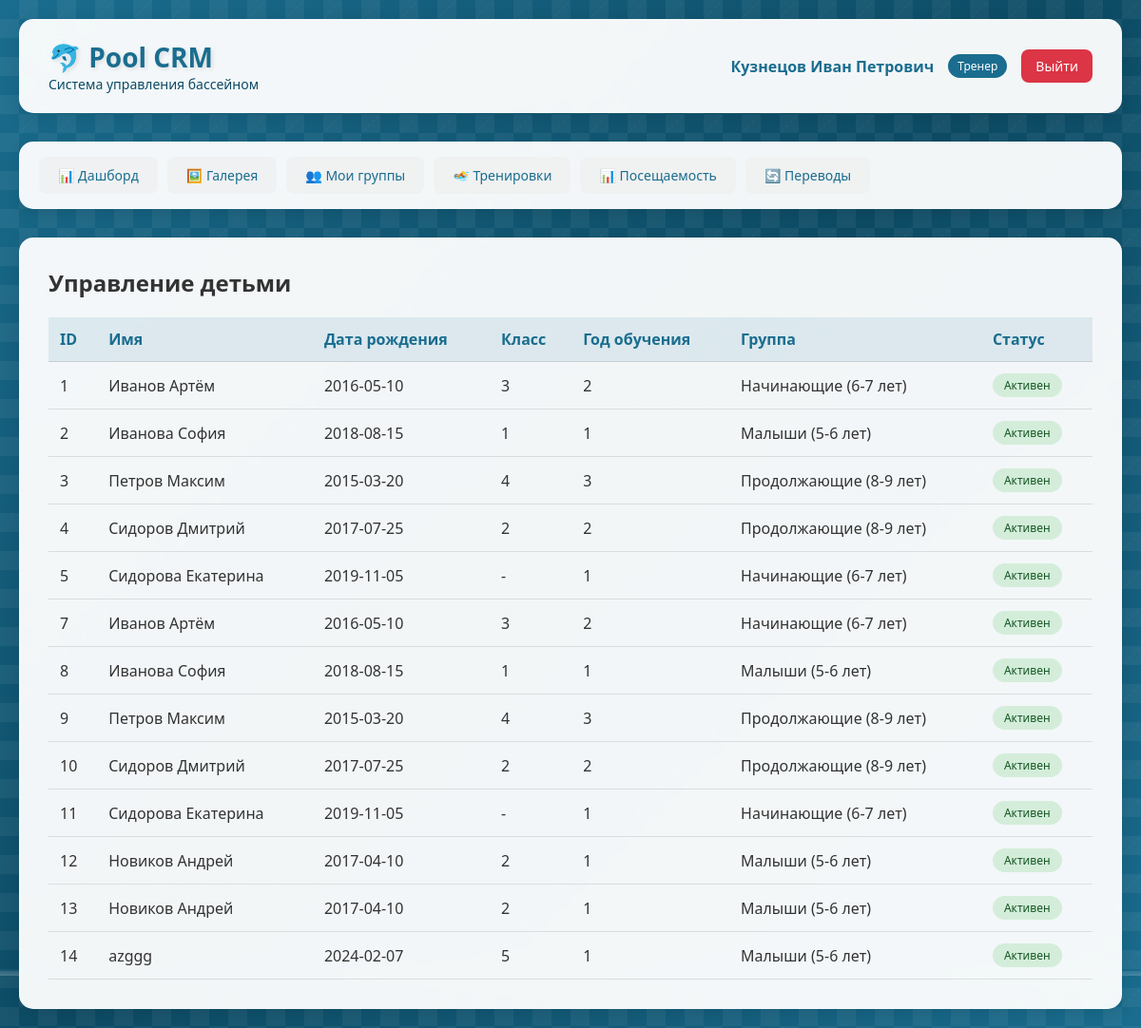
Page /children (signed in) on the committed database.
### database.py (models this page shows)
class CoachDB(Base):
    __tablename__ = "coaches"
    id = Column(Integer, primary_key=True, index=True)
    name = Column(String, nullable=False)
    email = Column(String, unique=True, nullable=False)
    phone = Column(String)
    password = Column(String, nullable=False)
    is_active = Column(Boolean, default=True)
    created_at = Column(String, default=lambda: datetime.now().strftime("%d.%m.%Y %H:%M"))
    groups = relationship("GroupDB", back_populates="coach")
    transfer_requests = relationship("TransferRequestDB", back_populates="coach")
    gallery_images = relationship("GalleryImageDB", back_populates="coach")

class ChildDB(Base):
    __tablename__ = "children"
    id = Column(Integer, primary_key=True, index=True)
    parent_id = Column(Integer, ForeignKey("parents.id"), nullable=False)
    name = Column(String, nullable=False)
    birthdate = Column(Date, nullable=False)
    class_num = Column(Integer)
    study_year = Column(Integer)
    medical_note = Column(String)
    medical_date = Column(Date)
    is_active = Column(Boolean, default=True)
    parent = relationship("ParentDB", back_populates="children")
    enrollments = relationship("EnrollmentDB", back_populates="child")
    attendances = relationship("AttendanceDB", back_populates="child")
    transfer_history = relationship("TransferHistoryDB", back_populates="child")
    transfer_requests = relationship("TransferRequestDB", back_populates="child")
    applications = relationship("ApplicationDB", back_populates="child")  # <-- ДОБАВИТЬ

class GroupDB(Base):
    __tablename__ = "groups"
    id = Column(Integer, primary_key=True, index=True)
    name = Column(String, nullable=False)
    level = Column(Integer, nullable=False)
    coach_id = Column(Integer, ForeignKey("coaches.id"))
    max_capacity = Column(Integer, default=12)
    age_tolerance = Column(Float, default=1.0)
    is_active = Column(Boolean, default=True)
    created_at = Column(String, default=lambda: datetime.now().strftime("%d.%m.%Y %H:%M"))
    coach = relationship("CoachDB", back_populates="groups")
    time_slots = relationship("TimeSlotDB", back_populates="group", cascade="all, delete-orphan")
    enrollments = relationship("EnrollmentDB", back_populates="group")
    trainings = relationship("TrainingDB", back_populates="group")
    applications = relationship("ApplicationDB", back_populates="group")
    transfer_history_from = relationship("TransferHistoryDB", foreign_keys="TransferHistoryDB.from_group_id", back_populates="from_group")
    transfer_history_to = relationship("TransferHistoryDB", foreign_keys="TransferHistoryDB.to_group_id", back_populates="to_group")
    transfer_requests_from = relationship("TransferRequestDB", foreign_keys="TransferRequestDB.from_group_id", back_populates="from_group")
    transfer_requests_to = relationship("TransferRequestDB", foreign_keys="TransferRequestDB.suggested_group_id", back_populates="suggested_group")

### main.py (the view)
@app.get("/children", response_class=HTMLResponse)
async def children_list(request: Request, db: Session = Depends(get_db)):
    user = get_current_user(request, db)
    if not user:
        return RedirectResponse(url="/login")
    query = db.query(ChildDB).filter(ChildDB.is_active == True)
    if user["role"] == "parent":
        query = query.filter(ChildDB.parent_id == user["id"])
    children = query.all()
    children_data = []
    for child in children:
        enrollment = db.query(EnrollmentDB).filter(EnrollmentDB.child_id == child.id, EnrollmentDB.status == EnrollmentStatus.ACTIVE).first()
        children_data.append({"id": child.id, "name": child.name, "birthdate": child.birthdate, "class_num": child.class_num, "study_year": child.study_year, "group_name": enrollment.group.name if enrollment else None, "is_active": child.is_active})
    return templates.TemplateResponse(name="children.html", request=request, context={"request": request, "user": user, "children": children_data})

### templates/children.html (shortened to what this page needs)
{% extends "base.html" %}
{% block content %}
<div class="action-bar">
    <h2>{% if user.role == 'parent' %}Мои дети{% else %}Управление детьми{% endif %}</h2>
</div>
<table class="data-table">
    <thead>
        <tr>
            <th>ID</th>
            <th>Имя</th>
            <th>Дата рождения</th>
            <th>Класс</th>
            <th>Год обучения</th>
            <th>Группа</th>
            <th>Статус</th>
        </tr>
    </thead>
    <tbody>
        {% for child in children %}
        <tr>
            <td>{{ child.id }}</td>
            <td>{{ child.name }}</td>
            <td>{{ child.birthdate }}</td>
            <td>{{ child.class_num or '-' }}</td>
            <td>{{ child.study_year or '-' }}</td>
            <td>{{ child.group_name or 'Не назначен' }}</td>
            <td>
                <span class="status-badge {% if child.is_active %}status-active{% else %}status-completed{% endif %}">
                    {% if child.is_active %}Активен{% else %}Неактивен{% endif %}
                </span>
            </td>
        </tr>
        {% endfor %}
    </tbody>
</table>
{% endblock %}

### templates/base.html (shortened to what this page needs)
<!DOCTYPE html>
<html lang="ru">
<head>
    <link rel="stylesheet" href="/static/style.css">
</head>
<body>
    <div class="background-pool">
        <div class="bubbles"></div>
    </div>
    <div class="container">
        <div class="header">
            <div class="logo">
                <h1>🐬 Pool CRM</h1>
                <p>Система управления бассейном</p>
            </div>
            <div class="user-info">
                <span class="user-name">{{ user.name }}</span>
                <span class="user-role">
                    {% if user.role == 'admin' %}Администратор
                    {% elif user.role == 'coach' %}Тренер
                    {% else %}Родитель{% endif %}
                </span>
                <a href="/logout" class="logout-btn">Выйти</a>
            </div>
        </div>
        <div class="nav-menu">
            <a href="/dashboard" class="nav-link {% if request.url.path == '/dashboard' %}active{% endif %}">📊 Дашборд</a>
            <a href="/gallery" class="nav-link {% if request.url.path == '/gallery' %}active{% endif %}">🖼️ Галерея</a>
            {% if user.role == 'coach' %}
            <a href="/groups" class="nav-link {% if request.url.path == '/groups' %}active{% endif %}">👥 Мои группы</a>
            <a href="/trainings" class="nav-link {% if request.url.path == '/trainings' %}active{% endif %}">🏊 Тренировки</a>
            <a href="/attendance" class="nav-link {% if request.url.path == '/attendance' %}active{% endif %}">📊 Посещаемость</a>
            <a href="/transfers" class="nav-link {% if request.url.path == '/transfers' %}active{% endif %}">🔄 Переводы</a>
            {% endif %}
        </div>
        <div class="content">
            {% block content %}{% endblock %}
        </div>
    </div>
</body>
</html>

### static/style.css (style rules this page uses)
* { margin: 0; padding: 0; box-sizing: border-box; }
body { font-family: 'Segoe UI', Tahoma, Geneva, Verdana, sans-serif; min-height: 100vh; color: #333; position: relative; overflow-x: hidden; }
.background-pool { position: fixed; top: 0; left: 0; width: 100%; height: 100%; z-index: -1; overflow: hidden; }
.bubbles { position: absolute; width: 100%; height: 100%; overflow: hidden; }
.container { max-width: 1200px; margin: 0 auto; padding: 20px; position: relative; z-index: 1; }
.header { background: rgba(255, 255, 255, 0.95); backdrop-filter: blur(10px); border-radius: 15px; padding: 20px 30px; margin-bottom: 30px; box-shadow: 0 5px 20px rgba(0,0,0,0.1); display: flex; justify-content: space-between; align-items: center; flex-wrap: wrap; border: 1px solid rgba(255, 255, 255, 0.3); }
.logo h1 { color: #1a6d8f; font-size: 28px; text-shadow: 2px 2px 4px rgba(0,0,0,0.1); }
.logo p { color: #0d4b64; font-size: 14px; }
.user-info { display: flex; align-items: center; gap: 15px; }
.user-name { font-weight: 600; color: #1a6d8f; }
.user-role { background: #1a6d8f; color: white; padding: 4px 10px; border-radius: 20px; font-size: 12px; }
.logout-btn { background: #dc3545; color: white; border: none; padding: 8px 15px; border-radius: 8px; cursor: pointer; text-decoration: none; font-size: 14px; transition: all 0.3s; }
.nav-menu { background: rgba(255, 255, 255, 0.95); backdrop-filter: blur(10px); border-radius: 15px; padding: 15px 20px; margin-bottom: 30px; box-shadow: 0 5px 15px rgba(0,0,0,0.1); display: flex; gap: 10px; flex-wrap: wrap; border: 1px solid rgba(255, 255, 255, 0.3); }
.nav-link { background: rgba(240, 240, 240, 0.8); border: none; padding: 10px 20px; border-radius: 8px; cursor: pointer; text-decoration: none; color: #1a6d8f; font-size: 14px; font-weight: 500; transition: all 0.3s; }
.content { background: rgba(255, 255, 255, 0.95); backdrop-filter: blur(10px); border-radius: 15px; padding: 30px; box-shadow: 0 5px 20px rgba(0,0,0,0.1); min-height: 500px; border: 1px solid rgba(255, 255, 255, 0.3); }
.data-table { width: 100%; border-collapse: collapse; margin-top: 20px; }
.data-table th, .data-table td { padding: 12px; text-align: left; border-bottom: 1px solid rgba(0,0,0,0.1); }
.data-table th { background: rgba(26, 109, 143, 0.1); font-weight: 600; color: #1a6d8f; }
.status-badge { display: inline-block; padding: 4px 12px; border-radius: 20px; font-size: 12px; font-weight: 500; }
.status-active { background: #d4edda; color: #155724; }
.action-bar { display: flex; justify-content: space-between; align-items: center; margin-bottom: 20px; flex-wrap: wrap; gap: 15px; }

### rows in the picture
CoachDB: name "Кузнецов Иван Петрович"
ChildDB: name "Иванов Артём", birthdate "2016-05-10"
GroupDB: name "Начинающие (6-7 лет)" "Начинающие (6-7 лет)" "Начинающие (6-7 лет)" "Начинающие (6-7 лет)"
ChildDB: name "Иванова София", birthdate "2018-08-15"
GroupDB: name "Малыши (5-6 лет)" "Малыши (5-6 лет)" "Малыши (5-6 лет)" "Малыши (5-6 лет)" "Малыши (5-6 лет)"
ChildDB: name "Петров Максим", birthdate "2015-03-20"
GroupDB: name "Продолжающие (8-9 лет)" "Продолжающие (8-9 лет)" "Продолжающие (8-9 лет)" "Продолжающие (8-9 лет)"
ChildDB: name "Сидоров Дмитрий", birthdate "2017-07-25"
ChildDB: name "Сидорова Екатерина", birthdate "2019-11-05"
ChildDB: name "Иванов Артём", birthdate "2016-05-10"
ChildDB: name "Иванова София", birthdate "2018-08-15"
ChildDB: name "Петров Максим", birthdate "2015-03-20"
ChildDB: name "Сидоров Дмитрий", birthdate "2017-07-25"
ChildDB: name "Сидорова Екатерина", birthdate "2019-11-05"
ChildDB: name "Новиков Андрей", birthdate "2017-04-10"
ChildDB: name "Новиков Андрей", birthdate "2017-04-10"
ChildDB: name "azggg", birthdate "2024-02-07"

### other values in the picture
{{ child.id }} "1" "2" "3" "4" "5" "7" "8" "9" "10" "11" "12" "13" "14"
{{ child.class_num or '-' }} "3" "1" "4" "2" "-" "3" "1" "4" "2" "-" "2" "2" "5"
{{ child.study_year or '-' }} "2" "1" "3" "2" "1" "2" "1" "3" "2" "1" "1" "1" "1"
